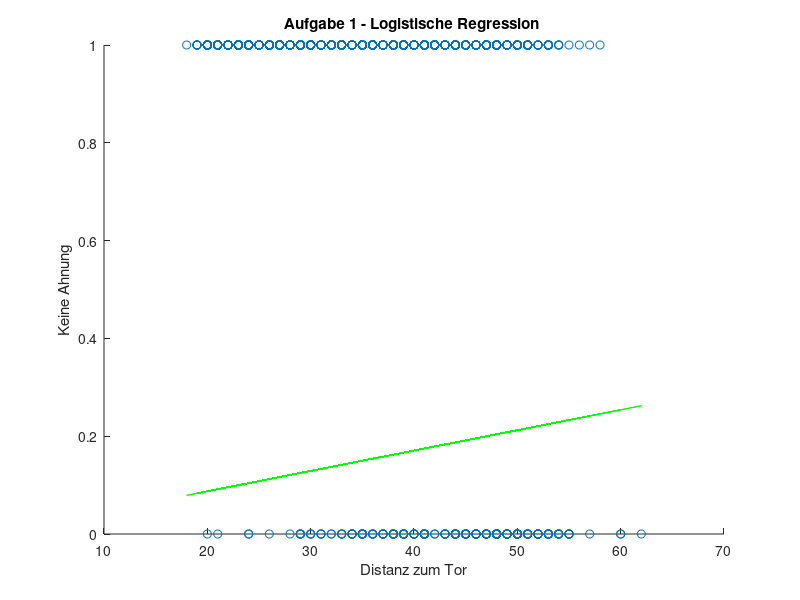
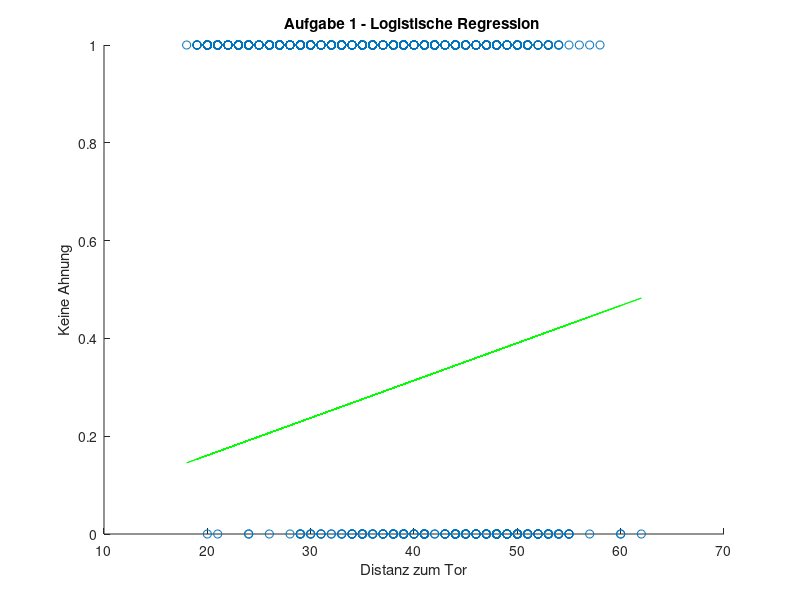

These charts were generated, in order, by the following MATLAB code:
% Clean up
clear all
close all
clc

% Datenaufbereitung
Data         = load('fieldgoal.txt');
ExtendedData = [Data(:,1), ones(size(Data,1), 1)];
Distance     = Data(:,1);
Goal         = Data(:,2);
x01          = linspace(0,1);
xminmax      = min(Data(:,1)):max(Data(:,1));
x0100        = linspace(0,100);
N            = length(Data);

%%% Aufgabe 1 - Logistische Regression %%%

alpha = 10^(-7);
beta  = [0,0];   % initiales beta Komponente 2 sollte 1 sein

for repeats = 1:10
    likelihood = 0;
    error = 0;
    for i = 1:N
        k = beta*ExtendedData(i,:)';
        p = exp(k)/(1+exp(k));

        likelihood = likelihood + Distance(i) * ( Goal(i) - p );
        error = error + abs(Goal(i) - p);
    end
    beta = beta + alpha * likelihood;    
   
    if (repeats / 25000 == 0) || (repeats / 50000 == 0) || (repeats / 100000 == 0) || repeats == 10 || repeats == 5
        disp('GesamtError *************************************************************:')
        error
        % plot
        figure('NumberTitle','off','Name','Aufgabe 1 - Logistische Regression');
        scatter(Data(:,1), Data(:,2));
        hold on
        
        
        
        estimatedLine = ExtendedData * beta';
        estimatedData = horzcat(Data(:,1), estimatedLine);
        plot(estimatedData(:,1), estimatedData(:,2), 'g');
        
%          Jana:
%          beta_x = Data(:,1);
%          beta_y = beta_x * beta;
        
%          Nico:
%          fx = beta(1) + beta(2)*x0100;
%          plot(exp(fx));
        
        
        
        
        title('Aufgabe 1 - Logistische Regression ');
        xlabel('Distanz zum Tor');
        ylabel('Keine Ahnung')
    end
end